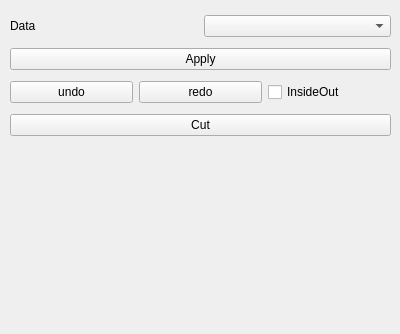
<?xml version="1.0" encoding="UTF-8"?>
<ui version="4.0">
 <class>MapperTestView</class>
 <widget class="QWidget" name="MapperTestView">
  <property name="geometry">
   <rect>
    <x>0</x>
    <y>0</y>
    <width>400</width>
    <height>334</height>
   </rect>
  </property>
  <property name="windowTitle">
   <string>Form</string>
  </property>
  <widget class="QWidget" name="verticalLayoutWidget">
   <property name="geometry">
    <rect>
     <x>10</x>
     <y>10</y>
     <width>381</width>
     <height>131</height>
    </rect>
   </property>
   <layout class="QVBoxLayout" name="verticalLayout">
    <item>
     <layout class="QHBoxLayout" name="horizontalLayout">
      <item>
       <widget class="QLabel" name="label">
        <property name="text">
         <string>Data</string>
        </property>
       </widget>
      </item>
      <item>
       <widget class="QmitkDataStorageComboBox" name="DataSelector"/>
      </item>
     </layout>
    </item>
    <item>
     <widget class="QPushButton" name="ApplyBtn">
      <property name="text">
       <string>Apply</string>
      </property>
     </widget>
    </item>
    <item>
     <layout class="QHBoxLayout" name="horizontalLayout_2">
      <item>
       <widget class="QPushButton" name="UndoBtn">
        <property name="text">
         <string>undo</string>
        </property>
       </widget>
      </item>
      <item>
       <widget class="QPushButton" name="RedoBtn">
        <property name="text">
         <string>redo</string>
        </property>
       </widget>
      </item>
      <item>
       <widget class="QCheckBox" name="InsideOutCheckBox">
        <property name="text">
         <string>InsideOut</string>
        </property>
       </widget>
      </item>
     </layout>
    </item>
    <item>
     <widget class="QPushButton" name="CutBtn">
      <property name="text">
       <string>Cut</string>
      </property>
      <property name="checkable">
       <bool>true</bool>
      </property>
     </widget>
    </item>
   </layout>
  </widget>
 </widget>
 <customwidgets>
  <customwidget>
   <class>QmitkDataStorageComboBox</class>
   <extends>QComboBox</extends>
   <header>QmitkDataStorageComboBox.h</header>
  </customwidget>
 </customwidgets>
 <resources/>
 <connections/>
</ui>
